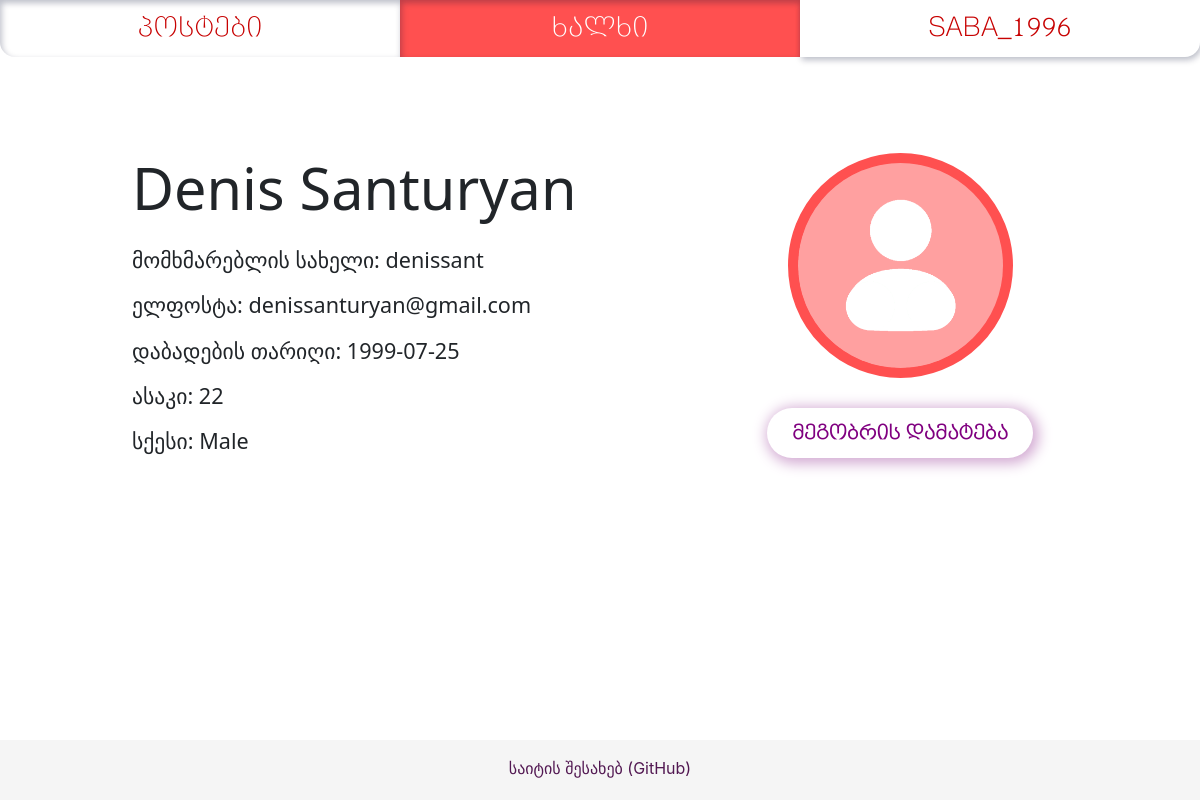
Screenshot of /people/denissant (signed in) with the database file from the repository.
### app/models/users.py (models this page shows, shortened)
class User(db.Model, UserMixin):
    __tablename__ = 'users'
    id = db.Column(db.Integer, primary_key=True)
    username = db.Column(db.String(16), unique=True, nullable=False, index=True)
    password = db.Column(db.String(255))
    name_first = db.Column(db.String)
    name_last = db.Column(db.String)
    email = db.Column(db.String(64), unique=True, nullable=False, index=True)
    sex = db.Column(db.String)
    dob = db.Column(db.Date)
    age = db.Column(db.Integer)
    picture = db.Column(db.String)
    post = db.relationship('PostsModel', backref='User', uselist=False)
    comment = db.relationship('Comment', backref='User', uselist=False)
    roles = db.relationship('Role', secondary=roles_users,
                            backref=db.backref('users', lazy='dynamic'))
    @classmethod
    def find_by_username(cls, temp_username):
        return cls.query.filter_by(username=temp_username).first()

### app/profiles/views.py (the view, shortened to what this page needs)
@profiles_blueprint.route('/')
@profiles_blueprint.route('/<username>', methods=['GET', 'POST'])
def list_people(username=None):
    if username:
        friend_request_form = FriendRequestForm()
        incoming_requests = FriendRequest.query.filter_by(recipient_user=current_user.id, active=1).all()
        incoming_requests_ids = [r.id for r in incoming_requests]
        incoming_requests_senders = [r.sender_user for r in incoming_requests]
        incoming_requests = [incoming_requests_ids, incoming_requests_senders]
        user = User.find_by_username(username)
        friend_asked = FriendRequest.query.filter_by(recipient_user=user.id,
                                                     sender_user=current_user.id,
                                                     active=1).first()
        return render_template('people_profile.html', pages=generate_nav_links(),
                               user=user,
                               friend_request_form=friend_request_form,
                               friend_asked=friend_asked,
                               incoming_requests=incoming_requests)
    else:
        people_list = User.query.all()
        return render_template('people.html', pages=generate_nav_links(), people_list=people_list)

### app/profiles/forms.py
class FriendRequestForm(FlaskForm):
    sender_user = StringField('current_user_id',
                              validators=[
                                  DataRequired(message="no current_user id")
                              ])
    receiving_user = StringField('receiving_user_id',
                                 validators=[
                                     DataRequired(message="no receiving_user id")
                                 ])
    submit_friend_request = SubmitField('მეგობრის დამატება')
    undo_friend_request = SubmitField('შემოთავაზების გაუქმება')

### app/models/users.py (called while the page is built)
@login_manager.user_loader
def load_user(user_id):
    try:
        return User.query.get(user_id)
    except Exception as e:
        print(e)

### app/tools/nav_link_list.py (called while the page is built)
def generate_nav_links():
    pages_nav_list = [
        ("posts.list_posts", "პოსტები"),
        ("profiles.list_people", "ხალხი"),
        ("auth.auth", "შესვლა")
    ]
    from flask_login import current_user
    if current_user.is_authenticated:
        pages_nav_list[2] = ('profiles.profile', current_user.username.upper())
    return pages_nav_list

### app/profiles/templates/people_profile.html (shortened to what this page needs)
{% extends "base.html" %}
{% block content %}
{% from 'macros_images.html' import show_profile_picture %}
    <div class="profile-container">
        <div class="profile-left-column">
            <h1 class="profile__title"> {{ user.name_first }} {{ user.name_last}} </h1>
            <p class="profile__details"> მომხმარებლის სახელი: {{ user.username }} </p>
            <p class="profile__details"> ელფოსტა: {{ user.email }} </p>
            <p class="profile__details"> დაბადების თარიღი: {{ user.dob }} </p>
            <p class="profile__details"> ასაკი: {{ user.age }} </p>
            <p class="profile__details"> სქესი: {{ user.sex }} </p>
        </div>
        <div class="profile-right-column">
            {{ show_profile_picture(user, 'profile__profile-picture') }}
                <form method="POST">
                {% if user.id in incoming_requests[1] %}
                <div class="profile__friend-double">
                    <button class="profile__request-agree"
                            onclick="answerFriendRequest(1, {{ incoming_requests[0][incoming_requests[1].index(user.id)] }},
                                            {{ current_user.id }})">
                        თანხმობა მეგობრობაზე
                    </button>
                    <button class="profile__request-deny"
                            onclick="answerFriendRequest(0, {{ incoming_requests[0][incoming_requests[1].index(user.id)] }},
                                            {{ current_user.id }})">
                        უარის თქმა
                    </button>
                </div>
                {% elif not friend_asked %}
                    {{ friend_request_form.submit_friend_request }}
                {% else %}
                <div class="profile__friend-double">
                    <span id="profile__request-done"> შემოთავაზება გაგზავნილია </span>
                    {{ friend_request_form.undo_friend_request }}
                </div>
                {% endif %}
                </form>
        </div>
    </div>
{% endblock %}

### app/static/styles.css (style rules this page uses)
html, body { margin: 0; padding: 0; height: 100%; background-color: rgb(255, 248, 250); }
* { box-sizing: border-box; }

### app/profiles/static/style.css (style rules this page uses)
body { background-color: white; }
.profile-container { display: flex; justify-content: center; padding: 8% 0 0 0; }
.profile-left-column { display: flex; flex-direction: column; align-items: flex-start; width: 50%; }
.profile-right-column { display: flex; flex-direction: column; align-items: center; float: right; align-self: flex-end; width: 28%; }
.profile__title { font-size: 3.6rem; margin: 0 0 1rem 0; font-weight: lighter; font-family: "Segoe UI", sans-serif; }
.profile__details { font-size: 1.35rem; margin: 0.4rem 0; font-weight: lighter; font-family: "Segoe UI", sans-serif; }
#submit_friend_request { padding: 0.625rem 1.56rem 0.625rem 1.56rem; margin: 1.9rem; font-weight: bold; color: #800080; font-family: "BPG Nino Elite Exp Caps", sans-serif; border-radius: 2.5rem; border: none; background-color: white; box-shadow: 0.15rem 0.15rem 0.85rem 0.2rem #d2a9d2; font-size: 1.25rem; user-select: none; }

### rows the page displays
User: name_first "Denis", name_last "Santuryan", username "denissant", email "denissanturyan@gmail.com", dob "1999-07-25", age "22", sex "Male"

### other values shown
{{ page[1] }} "პოსტები" "SABA_1996"
{{ page[1] }} "ხალხი"
